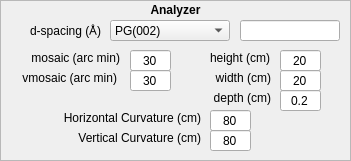
   <widget class="QFrame" name="ana_frame">
    <property name="geometry">
     <rect>
      <x>10</x>
      <y>460</y>
      <width>351</width>
      <height>161</height>
     </rect>
    </property>
    <property name="sizePolicy">
     <sizepolicy hsizetype="Expanding" vsizetype="Expanding">
      <horstretch>0</horstretch>
      <verstretch>0</verstretch>
     </sizepolicy>
    </property>
    <property name="minimumSize">
     <size>
      <width>351</width>
      <height>161</height>
     </size>
    </property>
    <property name="frameShape">
     <enum>QFrame::StyledPanel</enum>
    </property>
    <property name="frameShadow">
     <enum>QFrame::Raised</enum>
    </property>
    <widget class="QLabel" name="ana_label">
     <property name="geometry">
      <rect>
       <x>0</x>
       <y>0</y>
       <width>351</width>
       <height>20</height>
      </rect>
     </property>
     <property name="sizePolicy">
      <sizepolicy hsizetype="Fixed" vsizetype="Fixed">
       <horstretch>0</horstretch>
       <verstretch>0</verstretch>
      </sizepolicy>
     </property>
     <property name="minimumSize">
      <size>
       <width>351</width>
       <height>20</height>
      </size>
     </property>
     <property name="text">
      <string>&lt;html&gt;&lt;head/&gt;&lt;body&gt;&lt;p&gt;&lt;span style=&quot; font-weight:600;&quot;&gt;Analyzer&lt;/span&gt;&lt;/p&gt;&lt;/body&gt;&lt;/html&gt;</string>
     </property>
     <property name="alignment">
      <set>Qt::AlignCenter</set>
     </property>
    </widget>
    <widget class="QLabel" name="ana_select_label">
     <property name="geometry">
      <rect>
       <x>0</x>
       <y>20</y>
       <width>101</width>
       <height>20</height>
      </rect>
     </property>
     <property name="sizePolicy">
      <sizepolicy hsizetype="Fixed" vsizetype="Fixed">
       <horstretch>0</horstretch>
       <verstretch>0</verstretch>
      </sizepolicy>
     </property>
     <property name="minimumSize">
      <size>
       <width>101</width>
       <height>20</height>
      </size>
     </property>
     <property name="text">
      <string>d-spacing (Å)</string>
     </property>
     <property name="alignment">
      <set>Qt::AlignRight|Qt::AlignTrailing|Qt::AlignVCenter</set>
     </property>
    </widget>
    <widget class="QComboBox" name="ana_select_dropdown">
     <property name="geometry">
      <rect>
       <x>110</x>
       <y>20</y>
       <width>120</width>
       <height>21</height>
      </rect>
     </property>
     <property name="minimumSize">
      <size>
       <width>120</width>
       <height>21</height>
      </size>
     </property>
     <property name="maximumSize">
      <size>
       <width>120</width>
       <height>21</height>
      </size>
     </property>
     <item>
      <property name="text">
       <string>PG(002)</string>
      </property>
     </item>
     <item>
      <property name="text">
       <string>PG(004)</string>
      </property>
     </item>
     <item>
      <property name="text">
       <string>PG(110)</string>
      </property>
     </item>
     <item>
      <property name="text">
       <string>Ge(111)</string>
      </property>
     </item>
     <item>
      <property name="text">
       <string>Ge(220)</string>
      </property>
     </item>
     <item>
      <property name="text">
       <string>Ge(311)</string>
      </property>
     </item>
     <item>
      <property name="text">
       <string>Be(002)</string>
      </property>
     </item>
     <item>
      <property name="text">
       <string>Cu2MnAl(111)</string>
      </property>
     </item>
     <item>
      <property name="text">
       <string>Co0.92Fe0.08(200)</string>
      </property>
     </item>
     <item>
      <property name="text">
       <string>Ge(511)</string>
      </property>
     </item>
     <item>
      <property name="text">
       <string>Ge(533)</string>
      </property>
     </item>
     <item>
      <property name="text">
       <string>Si(111)</string>
      </property>
     </item>
     <item>
      <property name="text">
       <string>Cu(111)</string>
      </property>
     </item>
     <item>
      <property name="text">
       <string>Cu(002)</string>
      </property>
     </item>
     <item>
      <property name="text">
       <string>Cu(220)</string>
      </property>
     </item>
     <item>
      <property name="text">
       <string>Custom</string>
      </property>
     </item>
    </widget>
    <widget class="QLineEdit" name="ana_select_input">
     <property name="geometry">
      <rect>
       <x>240</x>
       <y>20</y>
       <width>100</width>
       <height>21</height>
      </rect>
     </property>
     <property name="minimumSize">
      <size>
       <width>100</width>
       <height>21</height>
      </size>
     </property>
     <property name="maximumSize">
      <size>
       <width>100</width>
       <height>21</height>
      </size>
     </property>
     <property name="alignment">
      <set>Qt::AlignCenter</set>
     </property>
    </widget>
    <widget class="QLineEdit" name="ana_depth_input">
     <property name="geometry">
      <rect>
       <x>280</x>
       <y>90</y>
       <width>41</width>
       <height>21</height>
      </rect>
     </property>
     <property name="minimumSize">
      <size>
       <width>41</width>
       <height>21</height>
      </size>
     </property>
     <property name="maximumSize">
      <size>
       <width>41</width>
       <height>21</height>
      </size>
     </property>
     <property name="text">
      <string>0.2</string>
     </property>
     <property name="alignment">
      <set>Qt::AlignCenter</set>
     </property>
    </widget>
    <widget class="QLabel" name="ana_vcurve_label">
     <property name="geometry">
      <rect>
       <x>60</x>
       <y>130</y>
       <width>141</width>
       <height>16</height>
      </rect>
     </property>
     <property name="minimumSize">
      <size>
       <width>141</width>
       <height>16</height>
      </size>
     </property>
     <property name="text">
      <string>Vertical Curvature (cm)</string>
     </property>
     <property name="alignment">
      <set>Qt::AlignRight|Qt::AlignTrailing|Qt::AlignVCenter</set>
     </property>
    </widget>
    <widget class="QLineEdit" name="ana_vmosaic_input">
     <property name="geometry">
      <rect>
       <x>130</x>
       <y>70</y>
       <width>41</width>
       <height>21</height>
      </rect>
     </property>
     <property name="minimumSize">
      <size>
       <width>41</width>
       <height>21</height>
      </size>
     </property>
     <property name="maximumSize">
      <size>
       <width>41</width>
       <height>21</height>
      </size>
     </property>
     <property name="text">
      <string>30</string>
     </property>
     <property name="alignment">
      <set>Qt::AlignCenter</set>
     </property>
    </widget>
    <widget class="QLabel" name="ana_mosaic_label">
     <property name="geometry">
      <rect>
       <x>20</x>
       <y>50</y>
       <width>100</width>
       <height>16</height>
      </rect>
     </property>
     <property name="sizePolicy">
      <sizepolicy hsizetype="Fixed" vsizetype="Fixed">
       <horstretch>0</horstretch>
       <verstretch>0</verstretch>
      </sizepolicy>
     </property>
     <property name="minimumSize">
      <size>
       <width>100</width>
       <height>16</height>
      </size>
     </property>
     <property name="text">
      <string>mosaic (arc min)</string>
     </property>
     <property name="alignment">
      <set>Qt::AlignRight|Qt::AlignTrailing|Qt::AlignVCenter</set>
     </property>
    </widget>
    <widget class="QLabel" name="ana_vmosaic_label">
     <property name="geometry">
      <rect>
       <x>10</x>
       <y>70</y>
       <width>107</width>
       <height>16</height>
      </rect>
     </property>
     <property name="sizePolicy">
      <sizepolicy hsizetype="Fixed" vsizetype="Fixed">
       <horstretch>0</horstretch>
       <verstretch>0</verstretch>
      </sizepolicy>
     </property>
     <property name="minimumSize">
      <size>
       <width>107</width>
       <height>16</height>
      </size>
     </property>
     <property name="text">
      <string>vmosaic (arc min)</string>
     </property>
     <property name="alignment">
      <set>Qt::AlignRight|Qt::AlignTrailing|Qt::AlignVCenter</set>
     </property>
    </widget>
    <widget class="QLabel" name="ana_hcurve_label">
     <property name="geometry">
      <rect>
       <x>40</x>
       <y>110</y>
       <width>161</width>
       <height>16</height>
      </rect>
     </property>
     <property name="minimumSize">
      <size>
       <width>161</width>
       <height>16</height>
      </size>
     </property>
     <property name="text">
      <string>Horizontal Curvature (cm)</string>
     </property>
     <property name="alignment">
      <set>Qt::AlignRight|Qt::AlignTrailing|Qt::AlignVCenter</set>
     </property>
    </widget>
    <widget class="QLineEdit" name="ana_width_input">
     <property name="geometry">
      <rect>
       <x>280</x>
       <y>70</y>
       <width>41</width>
       <height>21</height>
      </rect>
     </property>
     <property name="minimumSize">
      <size>
       <width>41</width>
       <height>21</height>
      </size>
     </property>
     <property name="maximumSize">
      <size>
       <width>41</width>
       <height>21</height>
      </size>
     </property>
     <property name="text">
      <string>20</string>
     </property>
     <property name="alignment">
      <set>Qt::AlignCenter</set>
     </property>
    </widget>
    <widget class="QLineEdit" name="ana_mosaic_input">
     <property name="geometry">
      <rect>
       <x>130</x>
       <y>50</y>
       <width>41</width>
       <height>21</height>
      </rect>
     </property>
     <property name="minimumSize">
      <size>
       <width>41</width>
       <height>21</height>
      </size>
     </property>
     <property name="maximumSize">
      <size>
       <width>41</width>
       <height>21</height>
      </size>
     </property>
     <property name="text">
      <string>30</string>
     </property>
     <property name="alignment">
      <set>Qt::AlignCenter</set>
     </property>
    </widget>
    <widget class="QLineEdit" name="ana_hcurve_input">
     <property name="geometry">
      <rect>
       <x>210</x>
       <y>110</y>
       <width>41</width>
       <height>21</height>
      </rect>
     </property>
     <property name="minimumSize">
      <size>
       <width>41</width>
       <height>21</height>
      </size>
     </property>
     <property name="maximumSize">
      <size>
       <width>41</width>
       <height>21</height>
      </size>
     </property>
     <property name="text">
      <string>80</string>
     </property>
     <property name="alignment">
      <set>Qt::AlignCenter</set>
     </property>
    </widget>
    <widget class="QLabel" name="ana_depth_label">
     <property name="geometry">
      <rect>
       <x>200</x>
       <y>90</y>
       <width>71</width>
       <height>16</height>
      </rect>
     </property>
     <property name="sizePolicy">
      <sizepolicy hsizetype="Fixed" vsizetype="Fixed">
       <horstretch>0</horstretch>
       <verstretch>0</verstretch>
      </sizepolicy>
     </property>
     <property name="minimumSize">
      <size>
       <width>71</width>
       <height>16</height>
      </size>
     </property>
     <property name="text">
      <string>depth (cm)</string>
     </property>
     <property name="alignment">
      <set>Qt::AlignRight|Qt::AlignTrailing|Qt::AlignVCenter</set>
     </property>
    </widget>
    <widget class="QLineEdit" name="ana_vcurve_input">
     <property name="geometry">
      <rect>
       <x>210</x>
       <y>130</y>
       <width>41</width>
       <height>21</height>
      </rect>
     </property>
     <property name="minimumSize">
      <size>
       <width>41</width>
       <height>21</height>
      </size>
     </property>
     <property name="maximumSize">
      <size>
       <width>41</width>
       <height>21</height>
      </size>
     </property>
     <property name="text">
      <string>80</string>
     </property>
     <property name="alignment">
      <set>Qt::AlignCenter</set>
     </property>
    </widget>
    <widget class="QLabel" name="ana_height_label">
     <property name="geometry">
      <rect>
       <x>200</x>
       <y>50</y>
       <width>70</width>
       <height>16</height>
      </rect>
     </property>
     <property name="sizePolicy">
      <sizepolicy hsizetype="Fixed" vsizetype="Fixed">
       <horstretch>0</horstretch>
       <verstretch>0</verstretch>
      </sizepolicy>
     </property>
     <property name="minimumSize">
      <size>
       <width>70</width>
       <height>16</height>
      </size>
     </property>
     <property name="text">
      <string>height (cm)</string>
     </property>
     <property name="alignment">
      <set>Qt::AlignRight|Qt::AlignTrailing|Qt::AlignVCenter</set>
     </property>
    </widget>
    <widget class="QLabel" name="ana_width_label">
     <property name="geometry">
      <rect>
       <x>200</x>
       <y>70</y>
       <width>71</width>
       <height>16</height>
      </rect>
     </property>
     <property name="sizePolicy">
      <sizepolicy hsizetype="Fixed" vsizetype="Fixed">
       <horstretch>0</horstretch>
       <verstretch>0</verstretch>
      </sizepolicy>
     </property>
     <property name="minimumSize">
      <size>
       <width>71</width>
       <height>16</height>
      </size>
     </property>
     <property name="text">
      <string>width (cm)</string>
     </property>
     <property name="alignment">
      <set>Qt::AlignRight|Qt::AlignTrailing|Qt::AlignVCenter</set>
     </property>
    </widget>
    <widget class="QLineEdit" name="ana_height_input">
     <property name="geometry">
      <rect>
       <x>280</x>
       <y>50</y>
       <width>41</width>
       <height>21</height>
      </rect>
     </property>
     <property name="minimumSize">
      <size>
       <width>41</width>
       <height>21</height>
      </size>
     </property>
     <property name="maximumSize">
      <size>
       <width>41</width>
       <height>21</height>
      </size>
     </property>
     <property name="text">
      <string>20</string>
     </property>
     <property name="alignment">
      <set>Qt::AlignCenter</set>
     </property>
    </widget>
   </widget>
